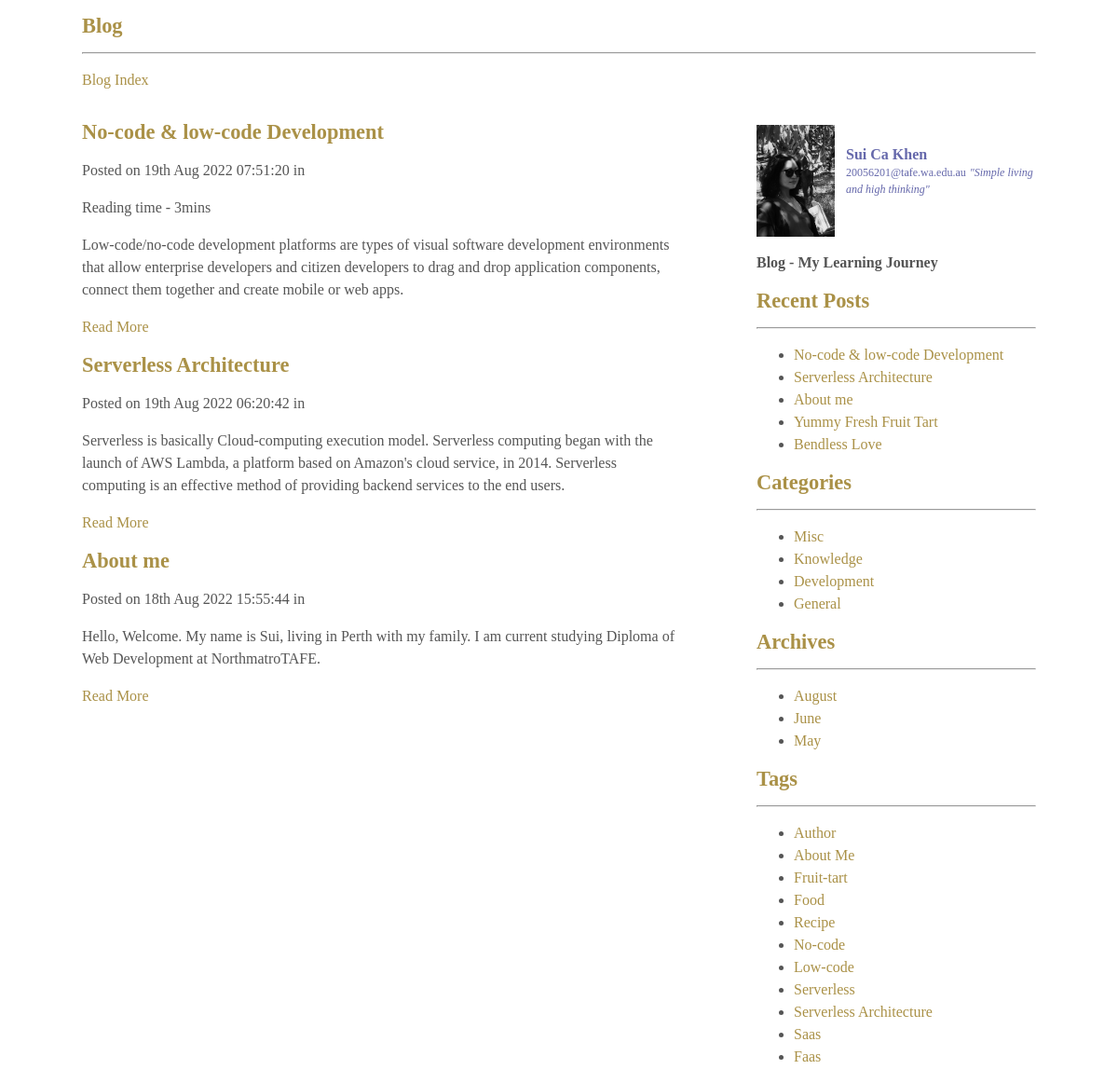
The app's page /a-8-2022 with its own data.
### tables this page shows
CREATE TABLE `blog_posts_seo` (
  `postID` int(11) UNSIGNED NOT NULL,
  `postTitle` varchar(255) DEFAULT NULL,
  `postSlug` varchar(255) DEFAULT NULL,
  `postDesc` text DEFAULT NULL,
  `postCont` text DEFAULT NULL,
  `postDate` datetime DEFAULT current_timestamp(),
  `postTags` varchar(255) NOT NULL
);

CREATE TABLE `blog_cats` (
  `catID` int(11) UNSIGNED NOT NULL,
  `catTitle` varchar(255) DEFAULT NULL,
  `catSlug` varchar(255) DEFAULT NULL
);

### includes/config.php (called while the page is built, shortened)
<?php
spl_autoload_register (function($class) {
   $class = strtolower($class);
   $classpath = 'classes/class.'.$class . '.php';
   $classpath = '../classes/class.'.$class . '.php';
   $classpath = '../../classes/class.'.$class . '.php';
});
?>

### classes/class.paginator.php (called while the page is built, shortened)
<?php
class Paginator{
	private $_perPage;
	private $_instance;
	private $_page;
	public function __construct($perPage,$instance){
		$this->_instance = $instance;
		$this->_perPage = $perPage;
	}
	private function get_start(){
		return ($this->_page * $this->_perPage) - $this->_perPage;
	}
	private function set_instance(){
		$this->_page = (int) (!isset($_GET[$this->_instance]) ? 1 : $_GET[$this->_instance]);
		$this->_page = ($this->_page == 0 ? 1 : $this->_page);
	}
	public function get_limit(){
        	return "LIMIT ".$this->get_start().",$this->_perPage";
        }
}

### archives.php (the view, shortened to what this page needs)
<?php require('includes/config.php'); ?>
<!DOCTYPE html>
<html lang="en">
<head>
    <link rel="stylesheet" href="style/normalize.css">
    <link rel="stylesheet" href="style/main.css">
</head>
<body>
	<div class="wrapper">
		<h1>Blog</h1>
		<hr />
		<p><a href="./">Blog Index</a></p>
		<div id='main'>
			<?php
				try {
					$month = $_GET['month'];
					$year = $_GET['year'];
					$from = date('Y-m-01 00:00:00', strtotime("$year-$month"));
					$to = date('Y-m-31 23:59:59', strtotime("$year-$month"));
					$pages = new Paginator('3','p');
					$stmt = $db->prepare('SELECT postID FROM blog_posts_seo WHERE postDate >= :from AND postDate <= :to');
					$stmt->execute(array(
						':from' => $from,
						':to' => $to
				 	));
					$pages->set_total($stmt->rowCount());
					$stmt = $db->prepare('SELECT postID, postTitle, postSlug, postDesc, postDate FROM blog_posts_seo WHERE postDate >= :from AND postDate <= :to ORDER BY postID DESC '.$pages->get_limit());
					$stmt->execute(array(
						':from' => $from,
						':to' => $to
				 	));
					while($row = $stmt->fetch()){
							echo '<h1><a href="viewpost.php?id='.$row['postSlug'].'">'.$row['postTitle'].'</a></h1>';
							echo '<p>Posted on '.date('jS M Y H:i:s', strtotime($row['postDate'])).' in ';
							echo '</p>';
							echo '<p>'.$row['postDesc'].'</p>';
							echo '<p><a href="viewpost.php?id='.$row['postSlug'].'">Read More</a></p>';
					}
				} catch(PDOException $e) {
				    echo $e->getMessage();
				}
			?>
		</div>
		<div id='sidebar'>
			<?php require('sidebar.php'); ?>
		</div>
	</div>
</body>
</html>

### sidebar.php
<div class="author">
	<img src="images/my-photo.jpg" alt="My Photo" class="author-picture" style="height: 120px; padding-top:20px;">
	<div class="author_info">
    <strong>Sui Ca Khen</strong>
    <small>20056201@tafe.wa.edu.au</small>
    <small><i>"Simple living and high thinking"</i></small>
    </div>
</div>
<p class="header_title"><strong>Blog - My Learning Journey</strong> </p>
<h1>Recent Posts</h1>
<hr />
<ul>
<?php
$stmt = $db->query('SELECT postTitle, postSlug FROM blog_posts_seo ORDER BY postID DESC LIMIT 5');
while($row = $stmt->fetch()){
	echo '<li><a href="viewpost.php?id='.$row['postSlug'].'">'.$row['postTitle'].'</a></li>';
}
?>
</ul>
<h1>Categories</h1>
<hr />
<ul>
<?php
$stmt = $db->query('SELECT catTitle, catSlug FROM blog_cats ORDER BY catID DESC');
while($row = $stmt->fetch()){
	echo '<li><a href="catpost.php?postID='.$row['catSlug'].'">'.$row['catTitle'].'</a></li>';
}
?>
</ul>
<h1>Archives</h1>
<hr />
<ul>
<?php
$stmt = $db->query("SELECT Month(postDate) as Month, Year(postDate) as Year FROM blog_posts_seo GROUP BY Month(postDate), Year(postDate) ORDER BY postDate DESC");
while($row = $stmt->fetch()){
    $monthName = date("F", mktime(0, 0, 0, $row['Month'], 10));
    $slug = 'a-'.$row['Month'].'-'.$row['Year'];
    echo "<li><a href='$slug'>$monthName</a></li>";
}
?>
</ul>
<h1>Tags</h1>
<hr />
<ul>
    <?php
    $tagsArray = [];
    $stmt = $db->query('select distinct LOWER(postTags) as postTags from blog_posts_seo where postTags != "" group by postTags');
    while($row = $stmt->fetch()){
        $parts = explode(',', $row['postTags']);
        foreach ($parts as $tag) {
            $tagsArray[] = $tag;
        }
    }
    $finalTags = array_unique($tagsArray);
    foreach ($finalTags as $tag) {
        echo "<li><a href='tagpost.php?id=".$tag."'>".ucwords($tag)."</a></li>";
    }
    ?>
</ul>

### style/main.css (style rules this page uses)
h1 { font-size: 1.4em; color:#aa9147; }
.wrapper { max-width:1024px; margin:0 auto; background-color: ##F0F2F4; }
#main { float:left; width:640px; margin-right:20px; }
#sidebar { float:right; width:300px; color:#6568AB; }
.author { display: flex; align-items: center; justify-content: space-between; }
.author_info { padding-left: 12px; }
p,li { color: #555555; font-size: 16px; line-height: 1.5em; }
a, a:link { text-decoration: none; color: #aa9147; }

### records on screen
blog_posts_seo: postTitle "No-code & low-code Development", postDate "19th Aug 2022 07:51:20", postDesc "Reading time - 3mins Low-code/no-code development platforms are types of visual software development environments that allow enterprise developers and citizen developers to drag and drop application components, connect them together and create mobile or web apps."
blog_posts_seo: postTitle "Serverless Architecture", postDate "19th Aug 2022 06:20:42", postDesc "Serverless is basically Cloud-computing execution model. Serverless computing began with the launch of AWS Lambda, a platform based on Amazon's cloud service, in 2014. Serverless computing is an effective method of providing backend services to the end users."
blog_posts_seo: postTitle "About me", postDate "18th Aug 2022 15:55:44", postDesc "Hello, Welcome. My name is Sui, living in Perth with my family. I am current studying Diploma of Web Development at NorthmatroTAFE."
blog_posts_seo: postTitle "Yummy Fresh Fruit Tart"
blog_posts_seo: postTitle "Bendless Love"
blog_cats: catTitle "Misc"
blog_cats: catTitle "Knowledge"
blog_cats: catTitle "Development"
blog_cats: catTitle "General"

### other values on screen
$monthName "August"
$monthName "June"
$monthName "May"
$tag "Author"
$tag "About Me"
$tag "Fruit-tart"
$tag "Food"
$tag "Recipe"
$tag "No-code"
$tag "Low-code"
$tag "Serverless"
$tag "Serverless Architecture"
$tag "Saas"
$tag "Faas"
